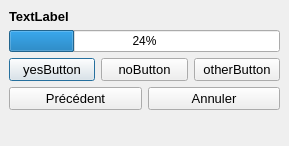
<?xml version="1.0" encoding="UTF-8"?>
<ui version="4.0">
 <class>OHFlashDialog3</class>
 <widget class="QDialog" name="OHFlashDialog3">
  <property name="geometry">
   <rect>
    <x>0</x>
    <y>0</y>
    <width>289</width>
    <height>146</height>
   </rect>
  </property>
  <widget class="QWidget" name="layoutWidget">
   <property name="geometry">
    <rect>
     <x>9</x>
     <y>9</y>
     <width>271</width>
     <height>141</height>
    </rect>
   </property>
   <layout class="QFormLayout" name="formLayout">
    <item row="0" column="0" colspan="2">
     <widget class="QLabel" name="IDlabel">
      <property name="font">
       <font>
        <pointsize>10</pointsize>
        <weight>75</weight>
        <bold>true</bold>
       </font>
      </property>
      <property name="text">
       <string>TextLabel</string>
      </property>
     </widget>
    </item>
    <item row="1" column="0" colspan="2">
     <widget class="QProgressBar" name="progressBar">
      <property name="value">
       <number>24</number>
      </property>
     </widget>
    </item>
    <item row="2" column="0" colspan="2">
     <layout class="QHBoxLayout" name="horizontalLayout">
      <item>
       <widget class="QPushButton" name="yesButton">
        <property name="font">
         <font>
          <pointsize>10</pointsize>
         </font>
        </property>
        <property name="cursor">
         <cursorShape>PointingHandCursor</cursorShape>
        </property>
        <property name="text">
         <string>yesButton</string>
        </property>
       </widget>
      </item>
      <item>
       <widget class="QPushButton" name="noButton">
        <property name="font">
         <font>
          <pointsize>10</pointsize>
         </font>
        </property>
        <property name="cursor">
         <cursorShape>PointingHandCursor</cursorShape>
        </property>
        <property name="text">
         <string>noButton</string>
        </property>
       </widget>
      </item>
      <item>
       <widget class="QPushButton" name="otherButton">
        <property name="font">
         <font>
          <pointsize>10</pointsize>
         </font>
        </property>
        <property name="cursor">
         <cursorShape>PointingHandCursor</cursorShape>
        </property>
        <property name="text">
         <string>otherButton</string>
        </property>
       </widget>
      </item>
     </layout>
    </item>
    <item row="3" column="0" colspan="2">
     <layout class="QHBoxLayout" name="horizontalLayout_2">
      <item>
       <widget class="QPushButton" name="prevButton">
        <property name="font">
         <font>
          <pointsize>10</pointsize>
         </font>
        </property>
        <property name="cursor">
         <cursorShape>PointingHandCursor</cursorShape>
        </property>
        <property name="text">
         <string>Précédent</string>
        </property>
       </widget>
      </item>
      <item>
       <widget class="QPushButton" name="quitButton">
        <property name="font">
         <font>
          <pointsize>10</pointsize>
         </font>
        </property>
        <property name="cursor">
         <cursorShape>PointingHandCursor</cursorShape>
        </property>
        <property name="text">
         <string>Annuler</string>
        </property>
       </widget>
      </item>
     </layout>
    </item>
   </layout>
  </widget>
 </widget>
 <resources/>
 <connections/>
</ui>
